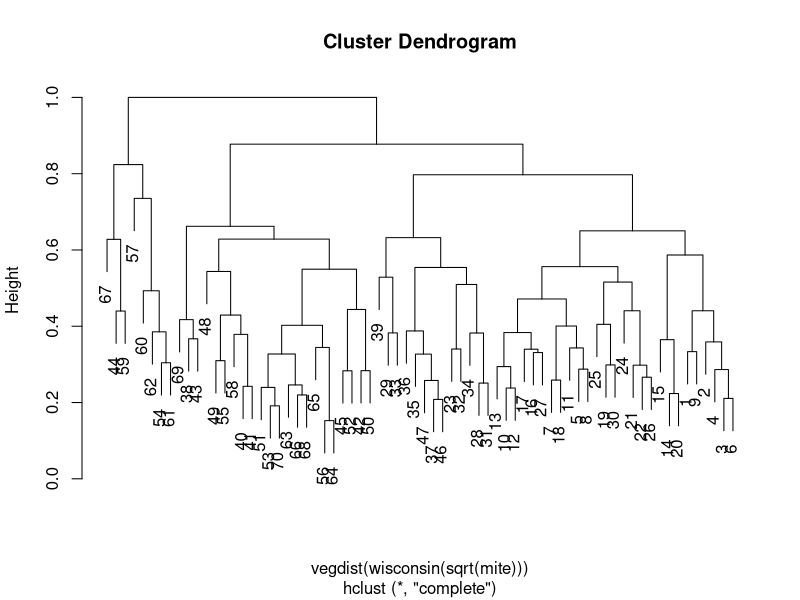
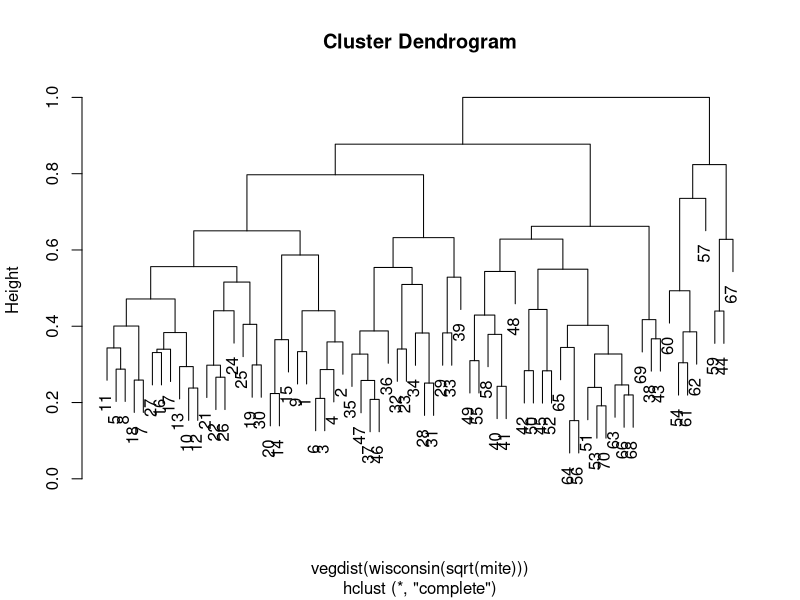
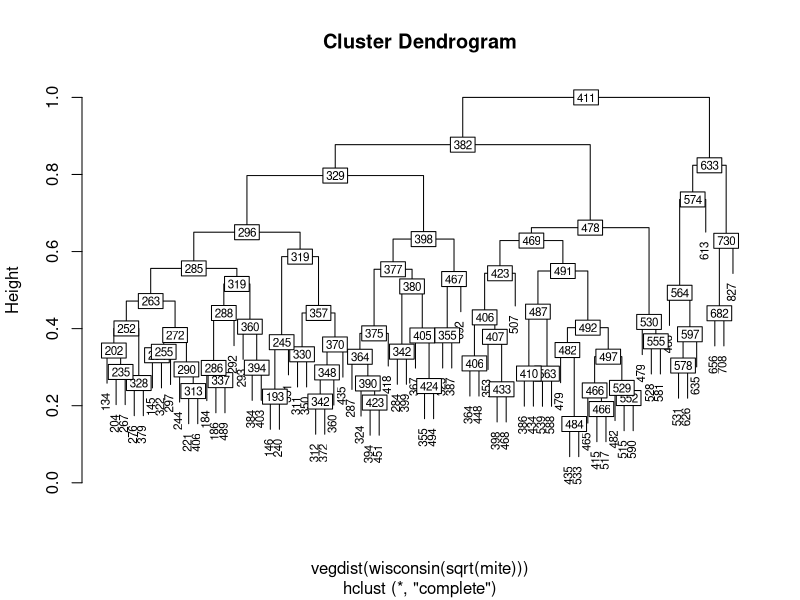
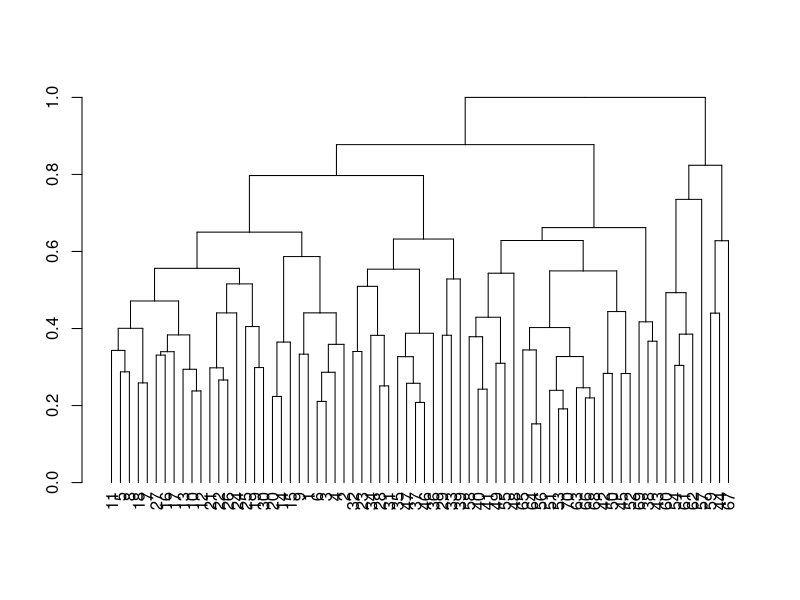

Write R code to recreate these figures, in order.
library(vegan)


### Name: reorder.hclust
### Title: Reorder a Hierarchical Clustering Tree
### Aliases: reorder.hclust rev.hclust cutreeord scores.hclust
### Keywords: multivariate

### ** Examples

## reorder by water content of soil
data(mite, mite.env)
hc <- hclust(vegdist(wisconsin(sqrt(mite))))
ohc <- with(mite.env, reorder(hc, WatrCont))
plot(hc)
plot(ohc)

## label leaves by the observed value, and each branching point
## (internal node) by the cluster mean
with(mite.env, plot(ohc, labels=round(WatrCont), cex=0.7))
ordilabel(scores(ohc), label=round(ohc$value), cex=0.7)

## Slightly different from reordered 'dendrogram' which ignores group
## sizes in assessing means.
den <- as.dendrogram(hc)
den <- with(mite.env, reorder(den, WatrCont, agglo.FUN = mean))
plot(den)
